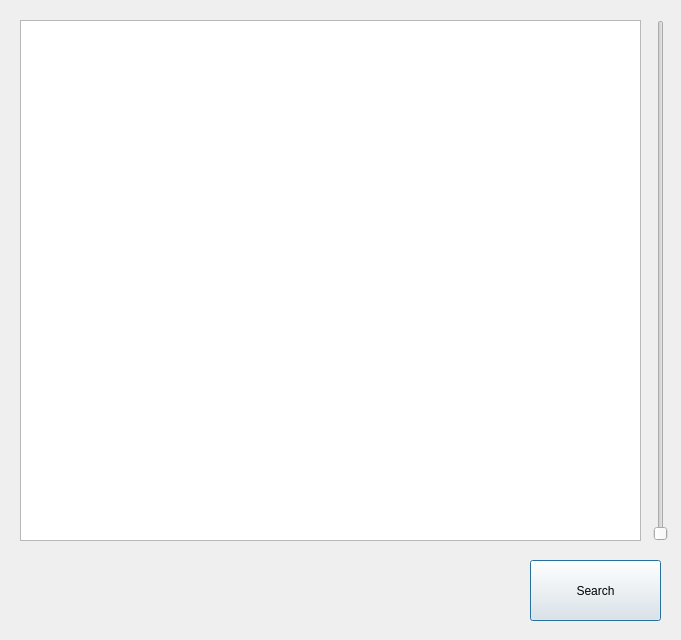
<?xml version="1.0" encoding="UTF-8"?>
<ui version="4.0">
 <class>ReportList</class>
 <widget class="QDialog" name="ReportList">
  <property name="geometry">
   <rect>
    <x>0</x>
    <y>0</y>
    <width>681</width>
    <height>640</height>
   </rect>
  </property>
  <property name="windowTitle">
   <string>ReportList</string>
  </property>
  <widget class="QPushButton" name="SearchButton">
   <property name="geometry">
    <rect>
     <x>530</x>
     <y>560</y>
     <width>131</width>
     <height>61</height>
    </rect>
   </property>
   <property name="text">
    <string>Search</string>
   </property>
  </widget>
  <widget class="QSlider" name="ReportListScroll">
   <property name="geometry">
    <rect>
     <x>650</x>
     <y>20</y>
     <width>22</width>
     <height>521</height>
    </rect>
   </property>
   <property name="orientation">
    <enum>Qt::Vertical</enum>
   </property>
  </widget>
  <widget class="QListWidget" name="listWidget">
   <property name="geometry">
    <rect>
     <x>20</x>
     <y>20</y>
     <width>621</width>
     <height>521</height>
    </rect>
   </property>
   <property name="font">
    <font>
     <family>Arial</family>
    </font>
   </property>
  </widget>
 </widget>
 <resources/>
 <connections/>
</ui>
